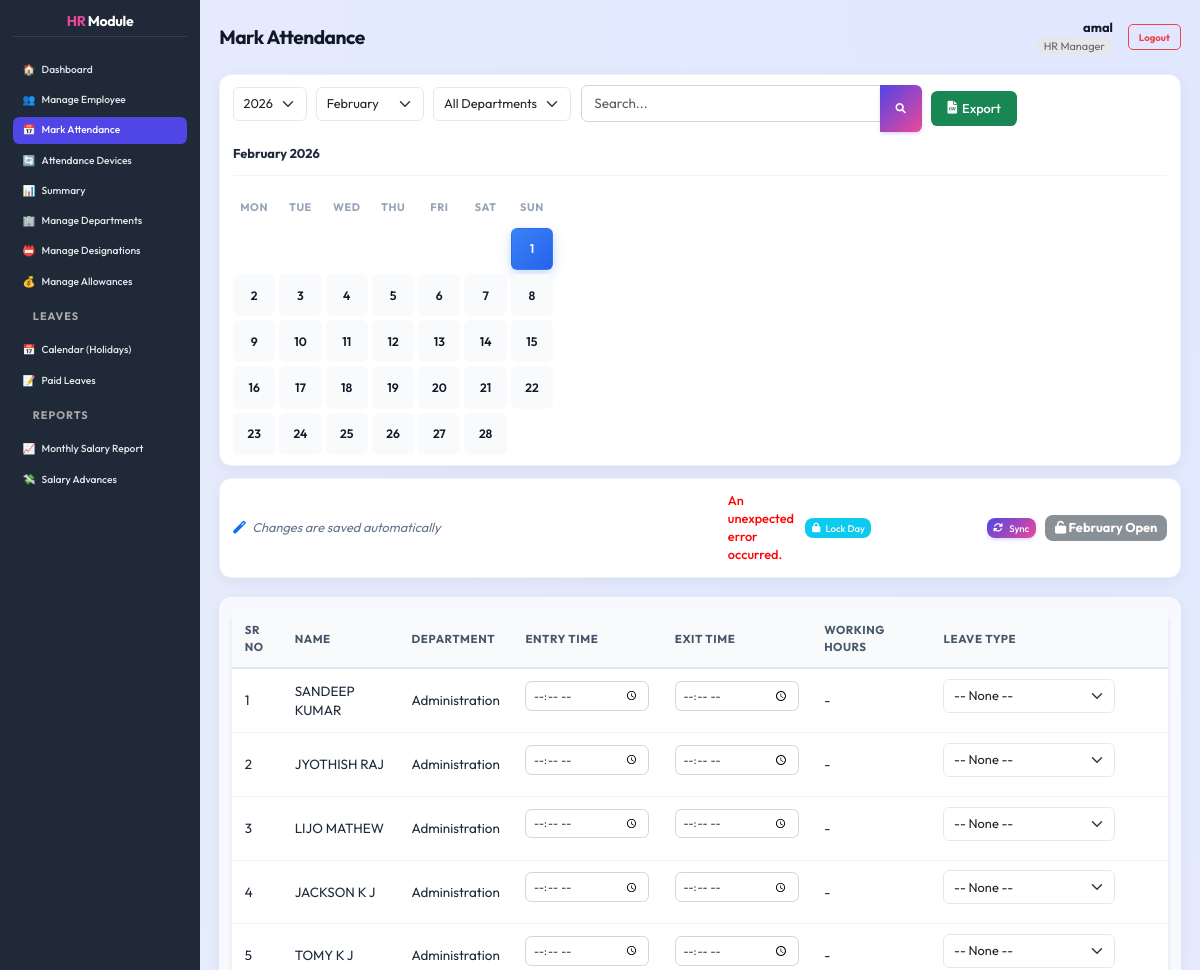
The page /attendance/mark/ (signed in, upper part) on the database as committed earlier.
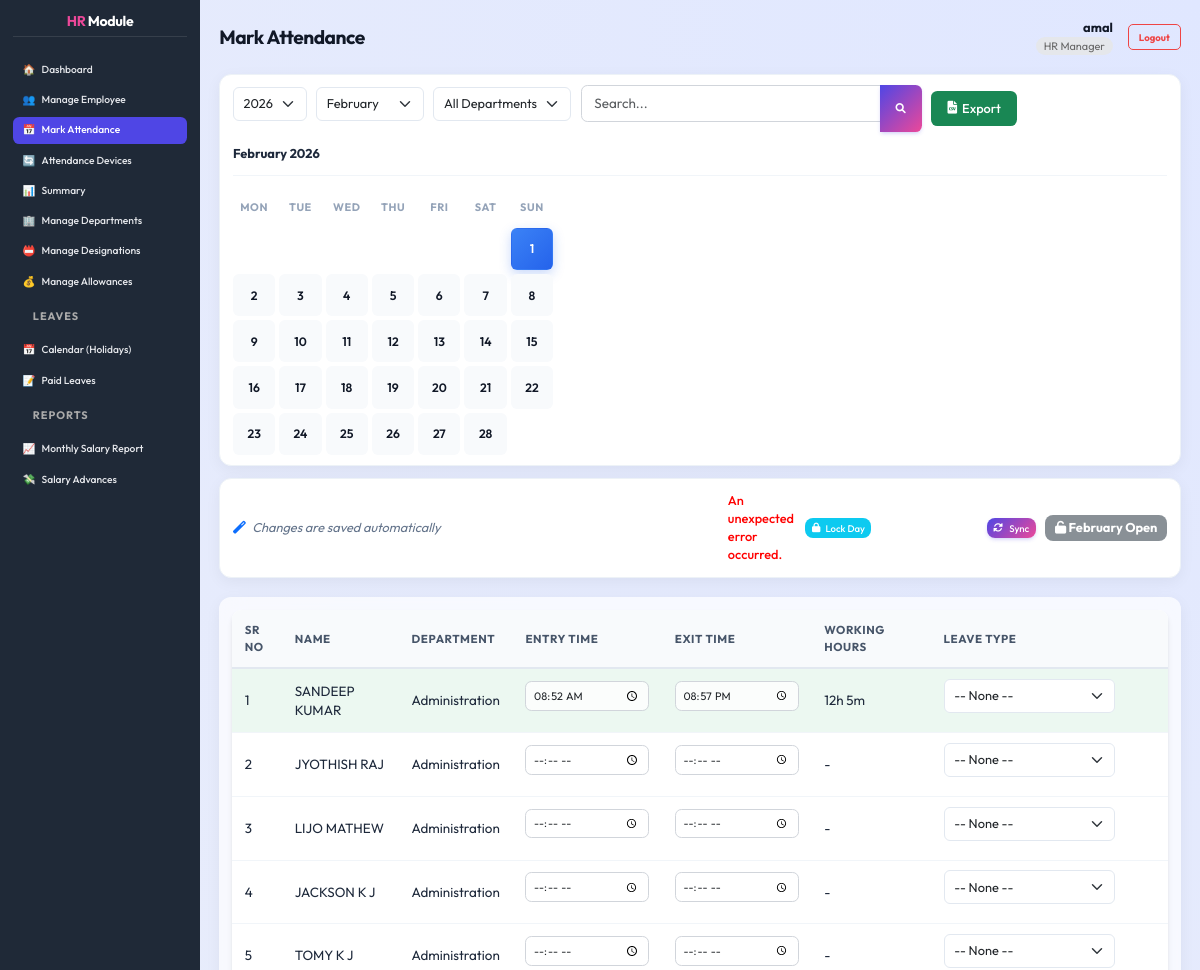
The same page on the database as committed later.
### core/models.py (models this page shows, shortened)
class Employee(models.Model):
    user = models.OneToOneField(User, on_delete=models.SET_NULL, null=True, blank=True, related_name='employee_profile')
    GENDER_CHOICES = [
        ('M', 'Male'),
        ('F', 'Female'),
        ('O', 'Other'),
    ]
    EMPLOYMENT_TYPE_CHOICES = [
        ('Permanent', 'Permanent'),
        ('Trainee', 'Trainee'),
        ('Contract', 'Contract'),
        ('Daily Wages', 'Daily Wages'),
        ('Internship', 'Internship'),
        ('Part-Time', 'Part-Time'),
        ('Full-Time', 'Full-Time'),
    ]
    employee_code = models.CharField(max_length=20, unique=True, default=0)
    full_name = models.CharField(max_length=255, default='')
    address = models.TextField(default='')
    date_of_birth = models.DateField(null=True, blank=True, default=None)
    contact_number = models.CharField(max_length=15, default='')
    aadhar_number = models.CharField(max_length=12, default='')
    sex = models.CharField(max_length=1, choices=GENDER_CHOICES, null=True, blank=True, default=None)
    nationality = models.CharField(max_length=50, default='')
    state = models.CharField(max_length=50, default='')
    joining_date = models.DateField(default=datetime.date.today)
    department = models.ForeignKey(Department, on_delete=models.SET_NULL, null=True, blank=True)
    designation = models.ForeignKey(Designation, on_delete=models.SET_NULL, null=True, blank=True)
    previous_experience = models.TextField(default='')
    employment_type = models.CharField(max_length=20, choices=EMPLOYMENT_TYPE_CHOICES, default='Permanent')
    basic_salary = models.DecimalField(max_digits=10, decimal_places=2, default=0.00)
    allowances = models.ManyToManyField(Allowance, through='EmployeeAllowance', blank=True)
    pf_number = models.CharField(max_length=50, blank=True, null=True)
    esi_number = models.CharField(max_length=50, blank=True, null=True)

class Department(models.Model):
    name = models.CharField(max_length=100, unique=True)

class Attendance(models.Model):
    employee = models.ForeignKey(Employee, on_delete=models.CASCADE)
    date = models.DateField()
    check_in_time = models.TimeField()
    check_out_time = models.TimeField(blank=True, null=True)
    no_break = models.BooleanField(default=False)
    is_manual = models.BooleanField(default=False)
    notes = models.TextField(blank=True, null=True)
    class Meta:
        unique_together = ('employee', 'date')
    @property
    def working_hours(self):
        if self.check_in_time and self.check_out_time:
            import datetime
            dummy_date = datetime.date(2000, 1, 1)
            start = datetime.datetime.combine(dummy_date, self.check_in_time)
            end = datetime.datetime.combine(dummy_date, self.check_out_time)
            if end < start:
                pass
            diff = end - start
            total_seconds = diff.total_seconds()
            hours = int(total_seconds // 3600)
            minutes = int((total_seconds % 3600) // 60)
            return f"{hours}h {minutes}m"
        return "-"

### core/views.py (the view, shortened to what this page needs)
# urls.py: path('attendance/mark/', views.attendance_mark, name='attendance_mark'),
@hr_required
def attendance_mark(request):
    departments = Department.objects.all()
    selected_dept_id = request.GET.get('department')
    search_query = request.GET.get('search', '')
    today = datetime.date.today()
    selected_year = int(request.GET.get('year', today.year))
    selected_month = int(request.GET.get('month', today.month))
    selected_date_str = request.GET.get('date')
    if selected_date_str:
        try:
            if '-' in selected_date_str:
                parts = selected_date_str.split('-')
                selected_date = datetime.date(int(parts[0]), int(parts[1]), int(parts[2]))
            else:
                selected_date = datetime.datetime.strptime(selected_date_str, '%Y-%m-%d').date()
            selected_year = selected_date.year
            selected_month = selected_date.month
        except (ValueError, IndexError):
            selected_date = today
            selected_date_str = selected_date.strftime('%Y-%m-%d')
    else:
        if selected_year == today.year and selected_month == today.month:
            selected_date = today
        else:
            selected_date = datetime.date(selected_year, selected_month, 1)
        selected_date_str = selected_date.strftime('%Y-%m-%d')
    employees = Employee.objects.all()
    if selected_dept_id:
        employees = employees.filter(department_id=selected_dept_id)
    if search_query:
        from django.db.models import Q
        employees = employees.filter(
            Q(full_name__icontains=search_query) |
            Q(employee_code__icontains=search_query)
        )
    existing_attendance = Attendance.objects.filter(date=selected_date)
    attendance_map = {att.employee_id: att for att in existing_attendance}
    error_message = None
    success_message = None
    existing_attendance = Attendance.objects.filter(date=selected_date)
    attendance_map = {att.employee_id: att for att in existing_attendance}
    existing_leaves = Leave.objects.filter(start_date__lte=selected_date, end_date__gte=selected_date)
    leave_map = {leave.employee_id: leave for leave in existing_leaves}
    leave_types = LeaveType.objects.all()
    is_month_locked = AttendanceLock.objects.filter(
        month=selected_month,
        year=selected_year,
        is_locked=True,
        date__isnull=True
    ).exists()
    is_day_locked = AttendanceLock.objects.filter(
        date=selected_date,
        is_locked=True
    ).exists()
    num_days = calendar.monthrange(selected_year, selected_month)[1]
    locked_days_count = AttendanceLock.objects.filter(
        month=selected_month,
        year=selected_year,
        is_locked=True,
        date__isnull=False
    ).values('date').distinct().count()
    can_lock_month = (locked_days_count == num_days)
    cal_weeks = calendar.monthcalendar(selected_year, selected_month)
    holidays_this_month = Holiday.objects.filter(date__year=selected_year, date__month=selected_month)
    holiday_days = [h.date.day for h in holidays_this_month]
    month_day_locks = AttendanceLock.objects.filter(
        month=selected_month,
        year=selected_year,
        is_locked=True,
        date__isnull=False
    ).values_list('date__day', flat=True).distinct()
    context = {
        'departments': departments,
        'employees': employees,
        'attendance_map': attendance_map,
        'leave_map': leave_map,
        'leave_types': leave_types,
        'selected_dept_id': int(selected_dept_id) if selected_dept_id else None,
        'selected_date': selected_date_str,
        'selected_day': selected_date.day,
        'selected_month': selected_month,
        'selected_year': selected_year,
        'month_name': calendar.month_name[selected_month],
        'calendar_weeks': cal_weeks,
        'holiday_days': holiday_days,
        'search_query': search_query,
        'current_time': datetime.datetime.now().strftime('%H:%M'),
        'error_message': error_message,
        'success_message': success_message,
        'is_month_locked': is_month_locked,
        'is_day_locked': is_day_locked,
        'can_lock_month': can_lock_month,
        'month_day_locks': list(month_day_locks),
        'years': range(today.year - 2, today.year + 2),
        'months': list(enumerate(calendar.month_name))[1:]
    }
    return render(request, 'core/attendance_mark.html', context)

### core/templatetags/core_extras.py (called while the page is built)
@register.filter
def get_item(dictionary, key):
    return dictionary.get(key)

@register.filter
def matches(value, arg):
    return str(value) == str(arg)

### core/templates/core/attendance_mark.html (shortened to what the changed rows need)
{% extends 'core/dashboard_base.html' %}
{% load static %}
{% load core_extras %}
{% block page_title %}Mark Attendance{% endblock %}
{% block dashboard_content %}
<form method="post" class="card {% if is_month_locked or is_day_locked %}locked-row{% endif %}"
    style="border: none; box-shadow: 0 4px 15px rgba(0, 0, 0, 0.05); border-radius: 12px; overflow: hidden;">
    <table class="data-table" style="margin: 0; width: 100%;">
        <thead>
            <tr>
                <th style="width: 50px;">Sr No</th>
                <th>Name</th>
                <th>Department</th>
                <th style="width: 150px;">Entry Time</th>
                <th style="width: 150px;">Exit Time</th>
                <th style="width: 120px;">Working Hours</th>
                <th style="width: 200px;">Leave Type</th>
                <th style="width: 40px;"></th>
            </tr>
        </thead>
        <tbody>
            {% for employee in employees %}
            {% with attendance=attendance_map|get_item:employee.id leave=leave_map|get_item:employee.id %}
            <tr class="{% if is_month_locked %}locked-row{% endif %}"
                style="{% if attendance %}background-color: rgba(72, 187, 120, 0.1);{% elif leave %}background-color: rgba(237, 137, 54, 0.1);{% endif %}">
                <td>{{ forloop.counter }}</td>
                <td>{{ employee.full_name }}</td>
                <td>{{ employee.department.name|default:"-" }}</td>
                <td>
                    <input type="time" name="check_in_{{ employee.id }}"
                        value="{% if attendance and attendance.check_in_time %}{{ attendance.check_in_time|time:'H:i' }}{% endif %}"
                        class="form-control form-control-sm auto-save-input" data-emp-id="{{ employee.id }}">
                </td>
                <td>
                    <input type="time" name="check_out_{{ employee.id }}"
                        value="{% if attendance and attendance.check_out_time %}{{ attendance.check_out_time|time:'H:i' }}{% endif %}"
                        class="form-control form-control-sm auto-save-input" data-emp-id="{{ employee.id }}">
                </td>
                <td>
                    {% if attendance and attendance.working_hours %}{{ attendance.working_hours }}{% else %}-{% endif %}
                </td>
                <td>
                    <select name="leave_type_{{ employee.id }}" class="form-select form-select-sm auto-save-input"
                        data-emp-id="{{ employee.id }}">
                        <option value="">-- None --</option>
                    </select>
                </td>
                <td style="width: 40px; text-align: center;">
                </td>
            </tr>
            {% endwith %}
            {% empty %}
            <tr>
                <td colspan="8">No employees found.</td>
            </tr>
            {% endfor %}
        </tbody>
    </table>
</form>
{% endblock %}

Rows that differ between the two databases and show on the page:
shown differently, row unchanged: Employee "SANDEEP KUMAR": no longer shows "-"
added Attendance: check_in_time "08:52", check_out_time "20:57", working_hours "12h 5m"
